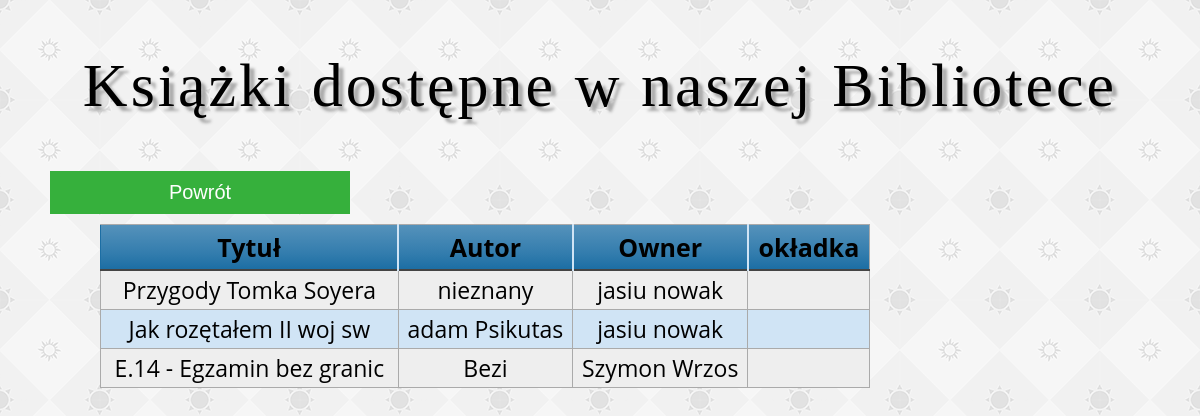
The page /browsebooksOLD.php (signed in) on the database its author committed.
### tables this page shows
CREATE TABLE `books` (
  `id` int(11) NOT NULL,
  `title` text NOT NULL,
  `author` text NOT NULL,
  `owner` int(11) NOT NULL,
  `label` tinytext NOT NULL
);

CREATE TABLE `users` (
  `id` int(11) NOT NULL,
  `login` text NOT NULL,
  `imie` text NOT NULL,
  `nazwisko` text NOT NULL,
  `mail` text NOT NULL,
  `pass` text NOT NULL
);

### browsebooksOLD.php (the view, shortened to what this page needs)
<?php
require_once "dbase.php";
?>
<!DOCTYPE HTML>
<html lang="pl">
<head>
    <link rel="stylesheet" href="main.css" type="text/css">
</head>
<body>
<div class="main">
            <div class="logo">
            Książki dostępne w naszej Bibliotece
            </div>
            <div id="browse_content">
                    <div id="browse_menue">
                        <form action="biblioteka.php">
                            <input class="menue" type="submit" value="Powrót">
                        </form>
                    </div>
                    <div id="browse_table">
                    <table class="blueTable">
                    <thead>
                        <tr><th>Tytuł</th><th>Autor</th><th>Owner</th><th>okładka</th>  </tr>
                    </thead>
                    <tbody>
                    <?php
                    $owner = $_SESSION['id'];
                    $queryUsers = $db->query("Select * FROM users WHERE id !=$owner" );
                    $users =  $queryUsers->fetchAll();
                    foreach ($users as $user){
                        $id = $user['id'];
                        $imie = $user['imie'];
                        $nazwisko = $user['nazwisko'];
                        $queryBooks = $db->query("Select * FROM books WHERE owner = $id");
                        $books = $queryBooks->fetchAll();
                        foreach ($books as $book){
                            echo "<tr><td>".$book['title']."</td><td>".$book['author']."</td><td>".$imie." ".$nazwisko."</td><td><img src='{$book['label']}' alt='' height='100'></td></tr>";
                        }
                    }
                    ?>
                    </tbody>
                    </table>
                    </div>
           </div>
</div>
</body>
</html>

### main.css (style rules this page uses)
body { background-image: url("img/sun-pattern.png"); margin: auto; padding: 50px; font-family: 'Open Sans', sans-serif; }
.main { margin: auto; text-align: center; }
.logo { font-size: 62px; letter-spacing: 3px; font-family: 'Charm', cursive; text-shadow: 5px 5px 3px #aaaaaa; }
input[type="submit"] { width: 300px; background-color: #36b03c; font-size: 20px; color: white; padding: 15px 10px; margin-top: 20px; border: none; }
input.menue { margin-bottom: 10px; margin-top: 0; padding: 10px; }
table { padding: 0px; float: right; }
table.blueTable { border: 1px solid #1C6EA4; background-color: #EEEEEE; width: 100%; text-align: left; border-collapse: collapse; }
table.blueTable td, table.blueTable th { border: 1px solid #AAAAAA; padding: 3px 2px; }
table.blueTable tbody td { font-size: 23px; text-align: center; }
table.blueTable tr:nth-child(even) { background: #D0E4F5; }
table.blueTable thead { background: #1C6EA4; background: -moz-linear-gradient(top, #5592bb 0%, #327cad 66%, #1C6EA4 100%); background: -webkit-linear-gradient(top, #5592bb 0%, #327cad 66%, #1C6EA4 100%); background: linear-gradient(to bottom, #5592bb 0%, #327cad 66%, #1C6EA4 100%); border-bottom: 2px solid #444444; }
table.blueTable thead th { font-size: 25px; font-weight: 700; text-align: center; padding: 5px; border-left: 2px solid #D0E4F5; }
table.blueTable thead th:first-child { border-left: none; }
#browse_menue { float: left; width: 300px; }
#browse_table { float: left; width: 70%; height: 500px; margin-left: 50px; }
#browse_content { margin-top: 50px; }

### rows shown on the page
users: imie "jasiu", nazwisko "nowak"
books: title "Przygody Tomka Soyera", author "nieznany"
books: title "Jak rozętałem II woj sw", author "adam Psikutas"
users: imie "Szymon", nazwisko "Wrzos"
books: title "E.14 - Egzamin bez granic", author "Bezi"
